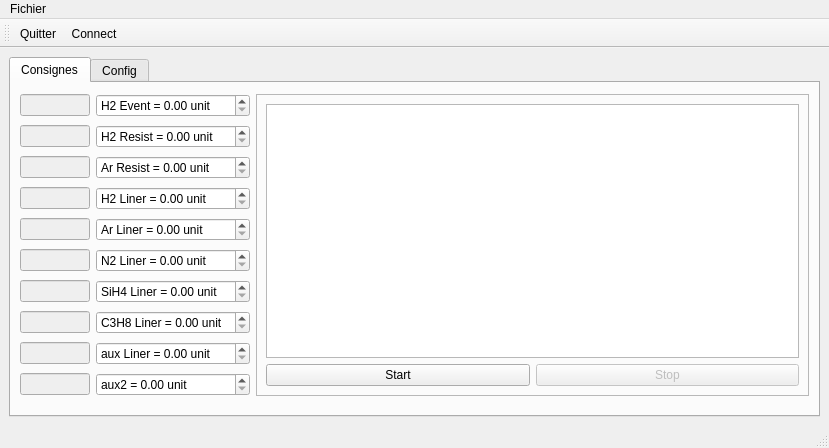
<?xml version="1.0" encoding="UTF-8"?>
<ui version="4.0">
 <class>MainWindow</class>
 <widget class="QMainWindow" name="MainWindow">
  <property name="geometry">
   <rect>
    <x>0</x>
    <y>0</y>
    <width>829</width>
    <height>448</height>
   </rect>
  </property>
  <property name="windowTitle">
   <string>MFC-58XX</string>
  </property>
  <widget class="QWidget" name="centralwidget">
   <layout class="QGridLayout" name="gridLayout_4">
    <item row="0" column="0">
     <widget class="QTabWidget" name="controller">
      <property name="minimumSize">
       <size>
        <width>240</width>
        <height>0</height>
       </size>
      </property>
      <property name="toolTip">
       <string/>
      </property>
      <property name="toolTipDuration">
       <number>-1</number>
      </property>
      <property name="currentIndex">
       <number>0</number>
      </property>
      <property name="elideMode">
       <enum>Qt::ElideNone</enum>
      </property>
      <property name="movable">
       <bool>false</bool>
      </property>
      <widget class="QWidget" name="controlTab">
       <property name="toolTip">
        <string/>
       </property>
       <property name="toolTipDuration">
        <number>-1</number>
       </property>
       <attribute name="icon">
        <iconset resource="../../../../git/R1_project/R1Control/ressource.qrc">
         <normaloff>:/default/icones/led-grey-icon-16x16.png</normaloff>:/default/icones/led-grey-icon-16x16.png</iconset>
       </attribute>
       <attribute name="title">
        <string>Consignes</string>
       </attribute>
       <layout class="QGridLayout" name="gridLayout">
        <item row="0" column="0">
         <widget class="QLineEdit" name="pv_1">
          <property name="enabled">
           <bool>false</bool>
          </property>
          <property name="maximumSize">
           <size>
            <width>70</width>
            <height>16777215</height>
           </size>
          </property>
         </widget>
        </item>
        <item row="0" column="1">
         <widget class="QDoubleSpinBox" name="sp_1">
          <property name="maximumSize">
           <size>
            <width>16777215</width>
            <height>16777215</height>
           </size>
          </property>
          <property name="contextMenuPolicy">
           <enum>Qt::CustomContextMenu</enum>
          </property>
          <property name="prefix">
           <string>H2 Event = </string>
          </property>
          <property name="suffix">
           <string> unit</string>
          </property>
         </widget>
        </item>
        <item row="0" column="2" rowspan="10">
         <widget class="QFrame" name="frame">
          <property name="minimumSize">
           <size>
            <width>500</width>
            <height>200</height>
           </size>
          </property>
          <property name="frameShape">
           <enum>QFrame::StyledPanel</enum>
          </property>
          <property name="frameShadow">
           <enum>QFrame::Raised</enum>
          </property>
          <layout class="QGridLayout" name="gridLayout_2">
           <item row="0" column="0">
            <layout class="QVBoxLayout" name="verticalLayout"/>
           </item>
           <item row="1" column="0">
            <widget class="GraphicsWindow" name="graphicsWindow"/>
           </item>
           <item row="2" column="0">
            <layout class="QHBoxLayout" name="horizontalLayout">
             <item>
              <widget class="QPushButton" name="pb_start">
               <property name="text">
                <string>Start</string>
               </property>
               <property name="checkable">
                <bool>true</bool>
               </property>
               <property name="autoExclusive">
                <bool>true</bool>
               </property>
              </widget>
             </item>
             <item>
              <widget class="QPushButton" name="pb_stop">
               <property name="enabled">
                <bool>false</bool>
               </property>
               <property name="text">
                <string>Stop</string>
               </property>
               <property name="checkable">
                <bool>true</bool>
               </property>
               <property name="autoExclusive">
                <bool>true</bool>
               </property>
              </widget>
             </item>
            </layout>
           </item>
          </layout>
         </widget>
        </item>
        <item row="1" column="0">
         <widget class="QLineEdit" name="pv_2">
          <property name="enabled">
           <bool>false</bool>
          </property>
          <property name="maximumSize">
           <size>
            <width>70</width>
            <height>16777215</height>
           </size>
          </property>
         </widget>
        </item>
        <item row="1" column="1">
         <widget class="QDoubleSpinBox" name="sp_2">
          <property name="maximumSize">
           <size>
            <width>16777215</width>
            <height>16777215</height>
           </size>
          </property>
          <property name="contextMenuPolicy">
           <enum>Qt::CustomContextMenu</enum>
          </property>
          <property name="prefix">
           <string>H2 Resist = </string>
          </property>
          <property name="suffix">
           <string> unit</string>
          </property>
         </widget>
        </item>
        <item row="2" column="0">
         <widget class="QLineEdit" name="pv_3">
          <property name="enabled">
           <bool>false</bool>
          </property>
          <property name="maximumSize">
           <size>
            <width>70</width>
            <height>16777215</height>
           </size>
          </property>
         </widget>
        </item>
        <item row="2" column="1">
         <widget class="QDoubleSpinBox" name="sp_3">
          <property name="maximumSize">
           <size>
            <width>16777215</width>
            <height>16777215</height>
           </size>
          </property>
          <property name="contextMenuPolicy">
           <enum>Qt::CustomContextMenu</enum>
          </property>
          <property name="prefix">
           <string>Ar Resist = </string>
          </property>
          <property name="suffix">
           <string> unit</string>
          </property>
         </widget>
        </item>
        <item row="3" column="0">
         <widget class="QLineEdit" name="pv_4">
          <property name="enabled">
           <bool>false</bool>
          </property>
          <property name="maximumSize">
           <size>
            <width>70</width>
            <height>16777215</height>
           </size>
          </property>
         </widget>
        </item>
        <item row="3" column="1">
         <widget class="QDoubleSpinBox" name="sp_4">
          <property name="maximumSize">
           <size>
            <width>16777215</width>
            <height>16777215</height>
           </size>
          </property>
          <property name="contextMenuPolicy">
           <enum>Qt::CustomContextMenu</enum>
          </property>
          <property name="prefix">
           <string>H2 Liner = </string>
          </property>
          <property name="suffix">
           <string> unit</string>
          </property>
         </widget>
        </item>
        <item row="4" column="0">
         <widget class="QLineEdit" name="pv_5">
          <property name="enabled">
           <bool>false</bool>
          </property>
          <property name="maximumSize">
           <size>
            <width>70</width>
            <height>16777215</height>
           </size>
          </property>
         </widget>
        </item>
        <item row="4" column="1">
         <widget class="QDoubleSpinBox" name="sp_5">
          <property name="maximumSize">
           <size>
            <width>16777215</width>
            <height>16777215</height>
           </size>
          </property>
          <property name="contextMenuPolicy">
           <enum>Qt::CustomContextMenu</enum>
          </property>
          <property name="prefix">
           <string>Ar Liner = </string>
          </property>
          <property name="suffix">
           <string> unit</string>
          </property>
         </widget>
        </item>
        <item row="5" column="0">
         <widget class="QLineEdit" name="pv_6">
          <property name="enabled">
           <bool>false</bool>
          </property>
          <property name="maximumSize">
           <size>
            <width>70</width>
            <height>16777215</height>
           </size>
          </property>
         </widget>
        </item>
        <item row="5" column="1">
         <widget class="QDoubleSpinBox" name="sp_6">
          <property name="maximumSize">
           <size>
            <width>16777215</width>
            <height>16777215</height>
           </size>
          </property>
          <property name="contextMenuPolicy">
           <enum>Qt::CustomContextMenu</enum>
          </property>
          <property name="prefix">
           <string>N2 Liner = </string>
          </property>
          <property name="suffix">
           <string> unit</string>
          </property>
         </widget>
        </item>
        <item row="6" column="0">
         <widget class="QLineEdit" name="pv_7">
          <property name="enabled">
           <bool>false</bool>
          </property>
          <property name="maximumSize">
           <size>
            <width>70</width>
            <height>16777215</height>
           </size>
          </property>
         </widget>
        </item>
        <item row="6" column="1">
         <widget class="QDoubleSpinBox" name="sp_7">
          <property name="maximumSize">
           <size>
            <width>16777215</width>
            <height>16777215</height>
           </size>
          </property>
          <property name="contextMenuPolicy">
           <enum>Qt::CustomContextMenu</enum>
          </property>
          <property name="prefix">
           <string>SiH4 Liner = </string>
          </property>
          <property name="suffix">
           <string> unit</string>
          </property>
         </widget>
        </item>
        <item row="7" column="0">
         <widget class="QLineEdit" name="pv_8">
          <property name="enabled">
           <bool>false</bool>
          </property>
          <property name="maximumSize">
           <size>
            <width>70</width>
            <height>16777215</height>
           </size>
          </property>
         </widget>
        </item>
        <item row="7" column="1">
         <widget class="QDoubleSpinBox" name="sp_8">
          <property name="maximumSize">
           <size>
            <width>16777215</width>
            <height>16777215</height>
           </size>
          </property>
          <property name="contextMenuPolicy">
           <enum>Qt::CustomContextMenu</enum>
          </property>
          <property name="prefix">
           <string>C3H8 Liner = </string>
          </property>
          <property name="suffix">
           <string> unit</string>
          </property>
         </widget>
        </item>
        <item row="8" column="0">
         <widget class="QLineEdit" name="pv_9">
          <property name="enabled">
           <bool>false</bool>
          </property>
          <property name="maximumSize">
           <size>
            <width>70</width>
            <height>16777215</height>
           </size>
          </property>
         </widget>
        </item>
        <item row="8" column="1">
         <widget class="QDoubleSpinBox" name="sp_9">
          <property name="maximumSize">
           <size>
            <width>16777215</width>
            <height>16777215</height>
           </size>
          </property>
          <property name="contextMenuPolicy">
           <enum>Qt::CustomContextMenu</enum>
          </property>
          <property name="prefix">
           <string>aux Liner = </string>
          </property>
          <property name="suffix">
           <string> unit</string>
          </property>
         </widget>
        </item>
        <item row="9" column="0">
         <widget class="QLineEdit" name="pv_10">
          <property name="enabled">
           <bool>false</bool>
          </property>
          <property name="maximumSize">
           <size>
            <width>70</width>
            <height>16777215</height>
           </size>
          </property>
         </widget>
        </item>
        <item row="9" column="1">
         <widget class="QDoubleSpinBox" name="sp_10">
          <property name="maximumSize">
           <size>
            <width>16777215</width>
            <height>16777215</height>
           </size>
          </property>
          <property name="contextMenuPolicy">
           <enum>Qt::CustomContextMenu</enum>
          </property>
          <property name="prefix">
           <string>aux2 = </string>
          </property>
          <property name="suffix">
           <string> unit</string>
          </property>
         </widget>
        </item>
       </layout>
      </widget>
      <widget class="QWidget" name="fsTab">
       <property name="toolTip">
        <string/>
       </property>
       <property name="toolTipDuration">
        <number>-1</number>
       </property>
       <attribute name="title">
        <string>Config</string>
       </attribute>
       <layout class="QGridLayout" name="gridLayout_3">
        <item row="0" column="0">
         <widget class="QLineEdit" name="tag_1">
          <property name="enabled">
           <bool>true</bool>
          </property>
          <property name="maximumSize">
           <size>
            <width>70</width>
            <height>16777215</height>
           </size>
          </property>
          <property name="text">
           <string>28478010</string>
          </property>
         </widget>
        </item>
        <item row="0" column="1">
         <widget class="QComboBox" name="port_1">
          <item>
           <property name="text">
            <string>---</string>
           </property>
          </item>
         </widget>
        </item>
        <item row="0" column="2">
         <widget class="QLineEdit" name="gaz_1">
          <property name="enabled">
           <bool>true</bool>
          </property>
          <property name="maximumSize">
           <size>
            <width>70</width>
            <height>16777215</height>
           </size>
          </property>
          <property name="text">
           <string>gaz 1</string>
          </property>
         </widget>
        </item>
        <item row="0" column="3">
         <widget class="QLineEdit" name="fs_1">
          <property name="enabled">
           <bool>false</bool>
          </property>
          <property name="text">
           <string>FS = </string>
          </property>
         </widget>
        </item>
        <item row="0" column="4">
         <widget class="QLineEdit" name="unit_1">
          <property name="contextMenuPolicy">
           <enum>Qt::CustomContextMenu</enum>
          </property>
          <property name="text">
           <string>unit</string>
          </property>
          <property name="readOnly">
           <bool>true</bool>
          </property>
         </widget>
        </item>
        <item row="0" column="5">
         <spacer name="horizontalSpacer">
          <property name="orientation">
           <enum>Qt::Horizontal</enum>
          </property>
          <property name="sizeHint" stdset="0">
           <size>
            <width>257</width>
            <height>20</height>
           </size>
          </property>
         </spacer>
        </item>
        <item row="1" column="0">
         <widget class="QLineEdit" name="tag_2">
          <property name="enabled">
           <bool>true</bool>
          </property>
          <property name="maximumSize">
           <size>
            <width>70</width>
            <height>16777215</height>
           </size>
          </property>
         </widget>
        </item>
        <item row="1" column="1">
         <widget class="QComboBox" name="port_2">
          <item>
           <property name="text">
            <string>---</string>
           </property>
          </item>
         </widget>
        </item>
        <item row="1" column="2">
         <widget class="QLineEdit" name="gaz_2">
          <property name="enabled">
           <bool>true</bool>
          </property>
          <property name="maximumSize">
           <size>
            <width>70</width>
            <height>16777215</height>
           </size>
          </property>
          <property name="text">
           <string>gaz 2</string>
          </property>
         </widget>
        </item>
        <item row="1" column="3">
         <widget class="QLineEdit" name="fs_2">
          <property name="enabled">
           <bool>false</bool>
          </property>
          <property name="text">
           <string>FS = </string>
          </property>
         </widget>
        </item>
        <item row="1" column="4">
         <widget class="QLineEdit" name="unit_2">
          <property name="contextMenuPolicy">
           <enum>Qt::CustomContextMenu</enum>
          </property>
          <property name="text">
           <string>unit</string>
          </property>
          <property name="readOnly">
           <bool>true</bool>
          </property>
         </widget>
        </item>
        <item row="1" column="5">
         <spacer name="horizontalSpacer_2">
          <property name="orientation">
           <enum>Qt::Horizontal</enum>
          </property>
          <property name="sizeHint" stdset="0">
           <size>
            <width>257</width>
            <height>20</height>
           </size>
          </property>
         </spacer>
        </item>
        <item row="2" column="0">
         <widget class="QLineEdit" name="tag_3">
          <property name="enabled">
           <bool>true</bool>
          </property>
          <property name="maximumSize">
           <size>
            <width>70</width>
            <height>16777215</height>
           </size>
          </property>
         </widget>
        </item>
        <item row="2" column="1">
         <widget class="QComboBox" name="port_3">
          <item>
           <property name="text">
            <string>---</string>
           </property>
          </item>
         </widget>
        </item>
        <item row="2" column="2">
         <widget class="QLineEdit" name="gaz_3">
          <property name="enabled">
           <bool>true</bool>
          </property>
          <property name="maximumSize">
           <size>
            <width>70</width>
            <height>16777215</height>
           </size>
          </property>
          <property name="text">
           <string>gaz 3</string>
          </property>
         </widget>
        </item>
        <item row="2" column="3">
         <widget class="QLineEdit" name="fs_3">
          <property name="enabled">
           <bool>false</bool>
          </property>
          <property name="text">
           <string>FS = </string>
          </property>
         </widget>
        </item>
        <item row="2" column="4">
         <widget class="QLineEdit" name="unit_3">
          <property name="contextMenuPolicy">
           <enum>Qt::CustomContextMenu</enum>
          </property>
          <property name="text">
           <string>unit</string>
          </property>
          <property name="readOnly">
           <bool>true</bool>
          </property>
         </widget>
        </item>
        <item row="2" column="5">
         <spacer name="horizontalSpacer_3">
          <property name="orientation">
           <enum>Qt::Horizontal</enum>
          </property>
          <property name="sizeHint" stdset="0">
           <size>
            <width>257</width>
            <height>20</height>
           </size>
          </property>
         </spacer>
        </item>
        <item row="3" column="0">
         <widget class="QLineEdit" name="tag_4">
          <property name="enabled">
           <bool>true</bool>
          </property>
          <property name="maximumSize">
           <size>
            <width>70</width>
            <height>16777215</height>
           </size>
          </property>
         </widget>
        </item>
        <item row="3" column="1">
         <widget class="QComboBox" name="port_4">
          <item>
           <property name="text">
            <string>---</string>
           </property>
          </item>
         </widget>
        </item>
        <item row="3" column="2">
         <widget class="QLineEdit" name="gaz_4">
          <property name="enabled">
           <bool>true</bool>
          </property>
          <property name="maximumSize">
           <size>
            <width>70</width>
            <height>16777215</height>
           </size>
          </property>
          <property name="text">
           <string>gaz 4</string>
          </property>
         </widget>
        </item>
        <item row="3" column="3">
         <widget class="QLineEdit" name="fs_4">
          <property name="enabled">
           <bool>false</bool>
          </property>
          <property name="text">
           <string>FS = </string>
          </property>
         </widget>
        </item>
        <item row="3" column="4">
         <widget class="QLineEdit" name="unit_4">
          <property name="contextMenuPolicy">
           <enum>Qt::CustomContextMenu</enum>
          </property>
          <property name="text">
           <string>unit</string>
          </property>
          <property name="readOnly">
           <bool>true</bool>
          </property>
         </widget>
        </item>
        <item row="3" column="5">
         <spacer name="horizontalSpacer_4">
          <property name="orientation">
           <enum>Qt::Horizontal</enum>
          </property>
          <property name="sizeHint" stdset="0">
           <size>
            <width>257</width>
            <height>20</height>
           </size>
          </property>
         </spacer>
        </item>
        <item row="4" column="0">
         <widget class="QLineEdit" name="tag_5">
          <property name="enabled">
           <bool>true</bool>
          </property>
          <property name="maximumSize">
           <size>
            <width>70</width>
            <height>16777215</height>
           </size>
          </property>
         </widget>
        </item>
        <item row="4" column="1">
         <widget class="QComboBox" name="port_5">
          <item>
           <property name="text">
            <string>---</string>
           </property>
          </item>
         </widget>
        </item>
        <item row="4" column="2">
         <widget class="QLineEdit" name="gaz_5">
          <property name="enabled">
           <bool>true</bool>
          </property>
          <property name="maximumSize">
           <size>
            <width>70</width>
            <height>16777215</height>
           </size>
          </property>
          <property name="text">
           <string>gaz 5</string>
          </property>
         </widget>
        </item>
        <item row="4" column="3">
         <widget class="QLineEdit" name="fs_5">
          <property name="enabled">
           <bool>false</bool>
          </property>
          <property name="text">
           <string>FS = </string>
          </property>
         </widget>
        </item>
        <item row="4" column="4">
         <widget class="QLineEdit" name="unit_5">
          <property name="contextMenuPolicy">
           <enum>Qt::CustomContextMenu</enum>
          </property>
          <property name="text">
           <string>unit</string>
          </property>
          <property name="readOnly">
           <bool>true</bool>
          </property>
         </widget>
        </item>
        <item row="4" column="5">
         <spacer name="horizontalSpacer_5">
          <property name="orientation">
           <enum>Qt::Horizontal</enum>
          </property>
          <property name="sizeHint" stdset="0">
           <size>
            <width>257</width>
            <height>20</height>
           </size>
          </property>
         </spacer>
        </item>
        <item row="5" column="0">
         <widget class="QLineEdit" name="tag_6">
          <property name="enabled">
           <bool>true</bool>
          </property>
          <property name="maximumSize">
           <size>
            <width>70</width>
            <height>16777215</height>
           </size>
          </property>
         </widget>
        </item>
        <item row="5" column="1">
         <widget class="QComboBox" name="port_6">
          <item>
           <property name="text">
            <string>---</string>
           </property>
          </item>
         </widget>
        </item>
        <item row="5" column="2">
         <widget class="QLineEdit" name="gaz_6">
          <property name="enabled">
           <bool>true</bool>
          </property>
          <property name="maximumSize">
           <size>
            <width>70</width>
            <height>16777215</height>
           </size>
          </property>
          <property name="text">
           <string>gaz 6</string>
          </property>
         </widget>
        </item>
        <item row="5" column="3">
         <widget class="QLineEdit" name="fs_6">
          <property name="enabled">
           <bool>false</bool>
          </property>
          <property name="text">
           <string>FS = </string>
          </property>
         </widget>
        </item>
        <item row="5" column="4">
         <widget class="QLineEdit" name="unit_6">
          <property name="contextMenuPolicy">
           <enum>Qt::CustomContextMenu</enum>
          </property>
          <property name="text">
           <string>unit</string>
          </property>
          <property name="readOnly">
           <bool>true</bool>
          </property>
         </widget>
        </item>
        <item row="5" column="5">
         <spacer name="horizontalSpacer_6">
          <property name="orientation">
           <enum>Qt::Horizontal</enum>
          </property>
          <property name="sizeHint" stdset="0">
           <size>
            <width>257</width>
            <height>20</height>
           </size>
          </property>
         </spacer>
        </item>
        <item row="6" column="0">
         <widget class="QLineEdit" name="tag_7">
          <property name="enabled">
           <bool>true</bool>
          </property>
          <property name="maximumSize">
           <size>
            <width>70</width>
            <height>16777215</height>
           </size>
          </property>
         </widget>
        </item>
        <item row="6" column="1">
         <widget class="QComboBox" name="port_7">
          <item>
           <property name="text">
            <string>---</string>
           </property>
          </item>
         </widget>
        </item>
        <item row="6" column="2">
         <widget class="QLineEdit" name="gaz_7">
          <property name="enabled">
           <bool>true</bool>
          </property>
          <property name="maximumSize">
           <size>
            <width>70</width>
            <height>16777215</height>
           </size>
          </property>
          <property name="text">
           <string>gaz 7</string>
          </property>
         </widget>
        </item>
        <item row="6" column="3">
         <widget class="QLineEdit" name="fs_7">
          <property name="enabled">
           <bool>false</bool>
          </property>
          <property name="text">
           <string>FS = </string>
          </property>
         </widget>
        </item>
        <item row="6" column="4">
         <widget class="QLineEdit" name="unit_7">
          <property name="contextMenuPolicy">
           <enum>Qt::CustomContextMenu</enum>
          </property>
          <property name="text">
           <string>unit</string>
          </property>
          <property name="readOnly">
           <bool>true</bool>
          </property>
         </widget>
        </item>
        <item row="6" column="5">
         <spacer name="horizontalSpacer_7">
          <property name="orientation">
           <enum>Qt::Horizontal</enum>
          </property>
          <property name="sizeHint" stdset="0">
           <size>
            <width>257</width>
            <height>20</height>
           </size>
          </property>
         </spacer>
        </item>
        <item row="7" column="0">
         <widget class="QLineEdit" name="tag_8">
          <property name="enabled">
           <bool>true</bool>
          </property>
          <property name="maximumSize">
           <size>
            <width>70</width>
            <height>16777215</height>
           </size>
          </property>
         </widget>
        </item>
        <item row="7" column="1">
         <widget class="QComboBox" name="port_8">
          <item>
           <property name="text">
            <string>---</string>
           </property>
          </item>
         </widget>
        </item>
        <item row="7" column="2">
         <widget class="QLineEdit" name="gaz_8">
          <property name="enabled">
           <bool>true</bool>
          </property>
          <property name="maximumSize">
           <size>
            <width>70</width>
            <height>16777215</height>
           </size>
          </property>
          <property name="text">
           <string>gaz 8</string>
          </property>
         </widget>
        </item>
        <item row="7" column="3">
         <widget class="QLineEdit" name="fs_8">
          <property name="enabled">
           <bool>false</bool>
          </property>
          <property name="text">
           <string>FS = </string>
          </property>
         </widget>
        </item>
        <item row="7" column="4">
         <widget class="QLineEdit" name="unit_8">
          <property name="contextMenuPolicy">
           <enum>Qt::CustomContextMenu</enum>
          </property>
          <property name="text">
           <string>unit</string>
          </property>
          <property name="readOnly">
           <bool>true</bool>
          </property>
         </widget>
        </item>
        <item row="7" column="5">
         <spacer name="horizontalSpacer_8">
          <property name="orientation">
           <enum>Qt::Horizontal</enum>
          </property>
          <property name="sizeHint" stdset="0">
           <size>
            <width>257</width>
            <height>20</height>
           </size>
          </property>
         </spacer>
        </item>
        <item row="8" column="0">
         <widget class="QLineEdit" name="tag_9">
          <property name="enabled">
           <bool>true</bool>
          </property>
          <property name="maximumSize">
           <size>
            <width>70</width>
            <height>16777215</height>
           </size>
          </property>
         </widget>
        </item>
        <item row="8" column="1">
         <widget class="QComboBox" name="port_9">
          <item>
           <property name="text">
            <string>---</string>
           </property>
          </item>
         </widget>
        </item>
        <item row="8" column="2">
         <widget class="QLineEdit" name="gaz_9">
          <property name="enabled">
           <bool>true</bool>
          </property>
          <property name="maximumSize">
           <size>
            <width>70</width>
            <height>16777215</height>
           </size>
          </property>
          <property name="text">
           <string>gaz 9</string>
          </property>
         </widget>
        </item>
        <item row="8" column="3">
         <widget class="QLineEdit" name="fs_9">
          <property name="enabled">
           <bool>false</bool>
          </property>
          <property name="text">
           <string>FS = </string>
          </property>
         </widget>
        </item>
        <item row="8" column="4">
         <widget class="QLineEdit" name="unit_9">
          <property name="contextMenuPolicy">
           <enum>Qt::CustomContextMenu</enum>
          </property>
          <property name="text">
           <string>unit</string>
          </property>
          <property name="readOnly">
           <bool>true</bool>
          </property>
         </widget>
        </item>
        <item row="8" column="5">
         <spacer name="horizontalSpacer_9">
          <property name="orientation">
           <enum>Qt::Horizontal</enum>
          </property>
          <property name="sizeHint" stdset="0">
           <size>
            <width>257</width>
            <height>20</height>
           </size>
          </property>
         </spacer>
        </item>
        <item row="9" column="0">
         <widget class="QLineEdit" name="tag_10">
          <property name="enabled">
           <bool>true</bool>
          </property>
          <property name="maximumSize">
           <size>
            <width>70</width>
            <height>16777215</height>
           </size>
          </property>
         </widget>
        </item>
        <item row="9" column="1">
         <widget class="QComboBox" name="port_10">
          <item>
           <property name="text">
            <string>---</string>
           </property>
          </item>
         </widget>
        </item>
        <item row="9" column="2">
         <widget class="QLineEdit" name="gaz_10">
          <property name="enabled">
           <bool>true</bool>
          </property>
          <property name="maximumSize">
           <size>
            <width>70</width>
            <height>16777215</height>
           </size>
          </property>
          <property name="text">
           <string>gaz 10</string>
          </property>
         </widget>
        </item>
        <item row="9" column="3">
         <widget class="QLineEdit" name="fs_10">
          <property name="enabled">
           <bool>false</bool>
          </property>
          <property name="text">
           <string>FS = </string>
          </property>
         </widget>
        </item>
        <item row="9" column="5">
         <spacer name="horizontalSpacer_10">
          <property name="orientation">
           <enum>Qt::Horizontal</enum>
          </property>
          <property name="sizeHint" stdset="0">
           <size>
            <width>257</width>
            <height>20</height>
           </size>
          </property>
         </spacer>
        </item>
        <item row="9" column="4">
         <widget class="QLineEdit" name="unit_10">
          <property name="contextMenuPolicy">
           <enum>Qt::CustomContextMenu</enum>
          </property>
          <property name="text">
           <string>unit</string>
          </property>
          <property name="readOnly">
           <bool>true</bool>
          </property>
         </widget>
        </item>
       </layout>
      </widget>
     </widget>
    </item>
   </layout>
  </widget>
  <widget class="QMenuBar" name="menubar">
   <property name="geometry">
    <rect>
     <x>0</x>
     <y>0</y>
     <width>829</width>
     <height>26</height>
    </rect>
   </property>
   <widget class="QMenu" name="menuFichier">
    <property name="title">
     <string>Fichier</string>
    </property>
    <addaction name="actionQuitter"/>
    <addaction name="actionConnect"/>
   </widget>
   <addaction name="menuFichier"/>
  </widget>
  <widget class="QStatusBar" name="statusbar"/>
  <widget class="QToolBar" name="toolBar">
   <property name="windowTitle">
    <string>toolBar</string>
   </property>
   <attribute name="toolBarArea">
    <enum>TopToolBarArea</enum>
   </attribute>
   <attribute name="toolBarBreak">
    <bool>false</bool>
   </attribute>
   <addaction name="actionQuitter"/>
   <addaction name="actionConnect"/>
  </widget>
  <action name="actionQuitter">
   <property name="text">
    <string>Quitter</string>
   </property>
  </action>
  <action name="actionConnect">
   <property name="text">
    <string>Connect</string>
   </property>
  </action>
 </widget>
 <customwidgets>
  <customwidget>
   <class>GraphicsWindow</class>
   <extends>QGraphicsView</extends>
   <header>pyqtgraph</header>
  </customwidget>
 </customwidgets>
 <tabstops>
  <tabstop>controller</tabstop>
  <tabstop>pv_1</tabstop>
  <tabstop>sp_1</tabstop>
  <tabstop>pv_2</tabstop>
  <tabstop>sp_2</tabstop>
  <tabstop>pv_3</tabstop>
  <tabstop>sp_3</tabstop>
  <tabstop>pv_4</tabstop>
  <tabstop>sp_4</tabstop>
  <tabstop>pv_5</tabstop>
  <tabstop>sp_5</tabstop>
  <tabstop>pv_6</tabstop>
  <tabstop>sp_6</tabstop>
  <tabstop>pv_7</tabstop>
  <tabstop>sp_7</tabstop>
  <tabstop>pv_8</tabstop>
  <tabstop>sp_8</tabstop>
  <tabstop>pv_9</tabstop>
  <tabstop>sp_9</tabstop>
  <tabstop>pv_10</tabstop>
  <tabstop>sp_10</tabstop>
  <tabstop>graphicsWindow</tabstop>
  <tabstop>pb_start</tabstop>
  <tabstop>pb_stop</tabstop>
  <tabstop>tag_1</tabstop>
  <tabstop>port_1</tabstop>
  <tabstop>gaz_1</tabstop>
  <tabstop>fs_1</tabstop>
  <tabstop>unit_1</tabstop>
  <tabstop>tag_2</tabstop>
  <tabstop>port_2</tabstop>
  <tabstop>gaz_2</tabstop>
  <tabstop>fs_2</tabstop>
  <tabstop>unit_2</tabstop>
  <tabstop>tag_3</tabstop>
  <tabstop>port_3</tabstop>
  <tabstop>gaz_3</tabstop>
  <tabstop>fs_3</tabstop>
  <tabstop>unit_3</tabstop>
  <tabstop>tag_4</tabstop>
  <tabstop>port_4</tabstop>
  <tabstop>gaz_4</tabstop>
  <tabstop>fs_4</tabstop>
  <tabstop>unit_4</tabstop>
  <tabstop>tag_5</tabstop>
  <tabstop>port_5</tabstop>
  <tabstop>gaz_5</tabstop>
  <tabstop>fs_5</tabstop>
  <tabstop>unit_5</tabstop>
  <tabstop>tag_6</tabstop>
  <tabstop>port_6</tabstop>
  <tabstop>gaz_6</tabstop>
  <tabstop>fs_6</tabstop>
  <tabstop>unit_6</tabstop>
  <tabstop>tag_7</tabstop>
  <tabstop>port_7</tabstop>
  <tabstop>gaz_7</tabstop>
  <tabstop>fs_7</tabstop>
  <tabstop>unit_7</tabstop>
  <tabstop>tag_8</tabstop>
  <tabstop>port_8</tabstop>
  <tabstop>gaz_8</tabstop>
  <tabstop>fs_8</tabstop>
  <tabstop>unit_8</tabstop>
  <tabstop>tag_9</tabstop>
  <tabstop>port_9</tabstop>
  <tabstop>gaz_9</tabstop>
  <tabstop>fs_9</tabstop>
  <tabstop>unit_9</tabstop>
  <tabstop>tag_10</tabstop>
  <tabstop>port_10</tabstop>
  <tabstop>gaz_10</tabstop>
  <tabstop>fs_10</tabstop>
 </tabstops>
 <resources>
  <include location="../../../../git/R1_project/R1Control/ressource.qrc"/>
 </resources>
 <connections>
  <connection>
   <sender>actionQuitter</sender>
   <signal>triggered()</signal>
   <receiver>MainWindow</receiver>
   <slot>close()</slot>
   <hints>
    <hint type="sourcelabel">
     <x>-1</x>
     <y>-1</y>
    </hint>
    <hint type="destinationlabel">
     <x>399</x>
     <y>229</y>
    </hint>
   </hints>
  </connection>
  <connection>
   <sender>pb_start</sender>
   <signal>clicked(bool)</signal>
   <receiver>pb_start</receiver>
   <slot>setDisabled(bool)</slot>
   <hints>
    <hint type="sourcelabel">
     <x>379</x>
     <y>395</y>
    </hint>
    <hint type="destinationlabel">
     <x>379</x>
     <y>395</y>
    </hint>
   </hints>
  </connection>
  <connection>
   <sender>pb_start</sender>
   <signal>clicked(bool)</signal>
   <receiver>pb_stop</receiver>
   <slot>setEnabled(bool)</slot>
   <hints>
    <hint type="sourcelabel">
     <x>379</x>
     <y>395</y>
    </hint>
    <hint type="destinationlabel">
     <x>538</x>
     <y>395</y>
    </hint>
   </hints>
  </connection>
  <connection>
   <sender>pb_stop</sender>
   <signal>clicked(bool)</signal>
   <receiver>pb_stop</receiver>
   <slot>setDisabled(bool)</slot>
   <hints>
    <hint type="sourcelabel">
     <x>538</x>
     <y>395</y>
    </hint>
    <hint type="destinationlabel">
     <x>538</x>
     <y>395</y>
    </hint>
   </hints>
  </connection>
  <connection>
   <sender>pb_stop</sender>
   <signal>clicked(bool)</signal>
   <receiver>pb_start</receiver>
   <slot>setEnabled(bool)</slot>
   <hints>
    <hint type="sourcelabel">
     <x>538</x>
     <y>395</y>
    </hint>
    <hint type="destinationlabel">
     <x>379</x>
     <y>395</y>
    </hint>
   </hints>
  </connection>
 </connections>
</ui>
